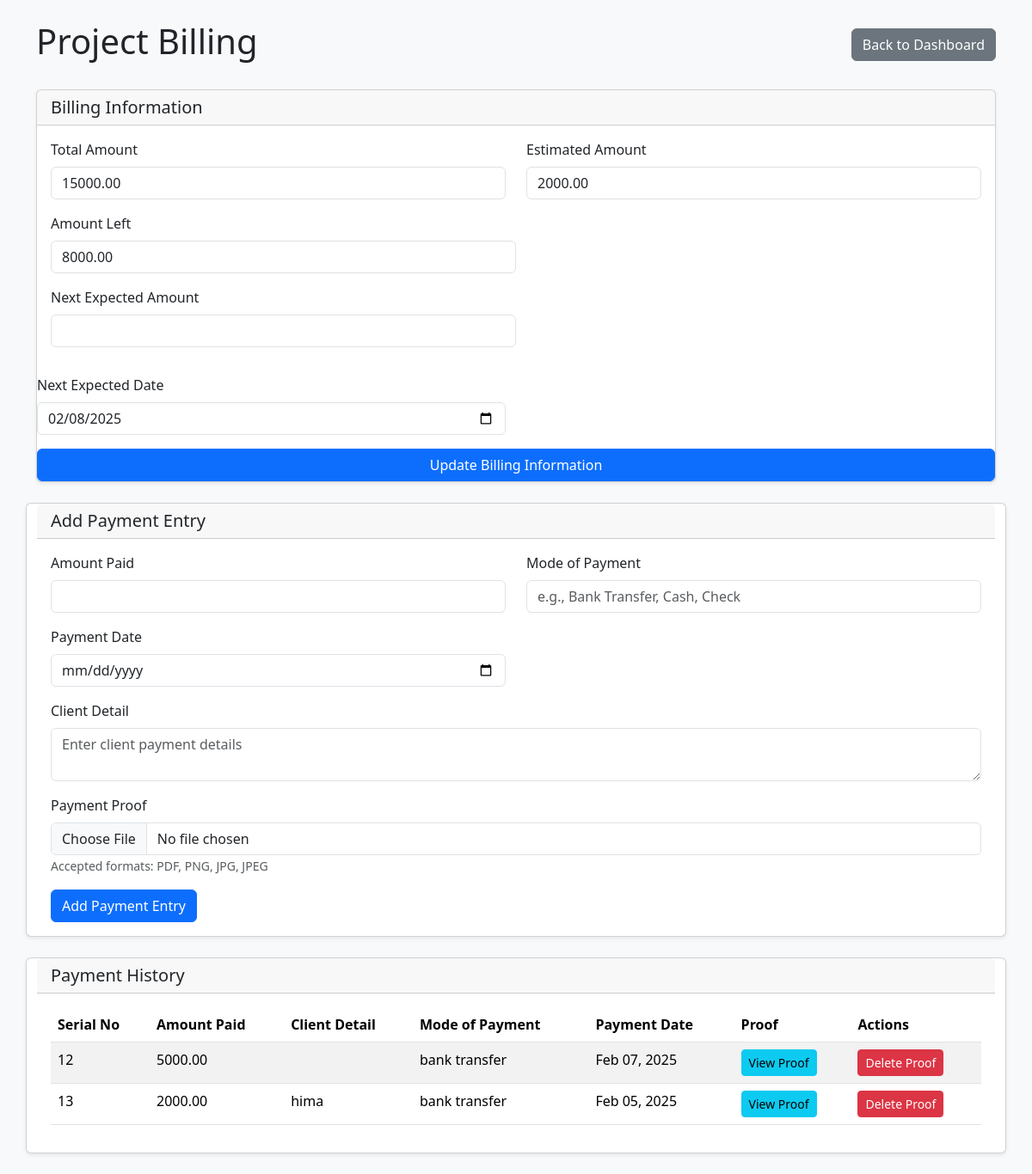
Before: /billing/45/ (signed in) with the older database file.
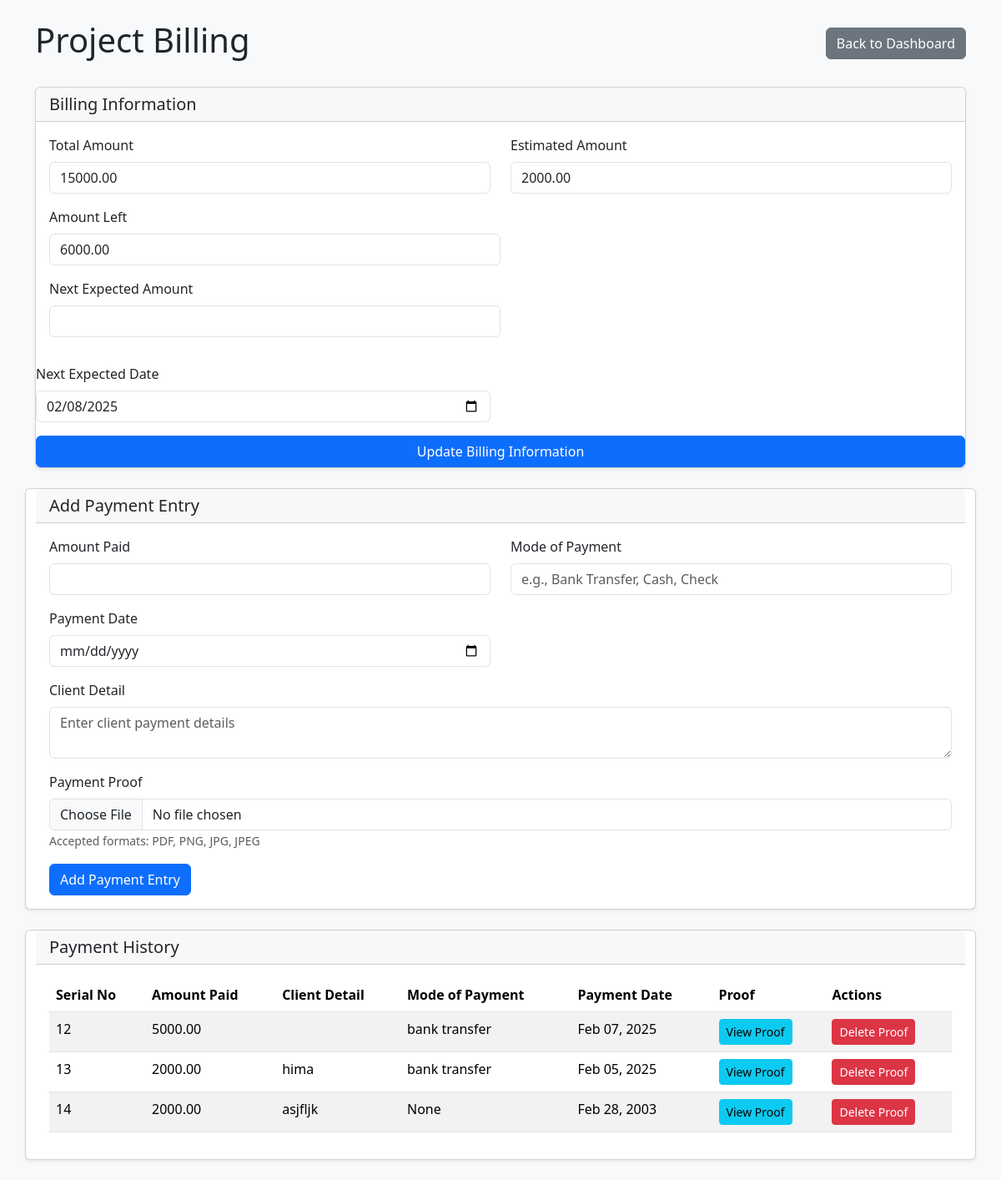
After: the same page with the newer database file.
### login/models.py (models this page shows, shortened)
class Billing(models.Model):
    project = models.OneToOneField(Project, on_delete=models.CASCADE, primary_key=True)
    total_amount = models.DecimalField(max_digits=10, decimal_places=2, null=True, blank=True)
    estimated_amount = models.DecimalField(max_digits=10, decimal_places=2, null=True, blank=True)
    amount_left = models.DecimalField(max_digits=10, decimal_places=2, null=True, blank=True)
    next_expected_amount = models.DecimalField(max_digits=10, decimal_places=2, null=True, blank=True)
    next_expected_date = models.DateField(null=True, blank=True)
    uploaded_at = models.DateTimeField(auto_now_add=True)

class PaymentEntry(models.Model):
    billing = models.ForeignKey(Billing, on_delete=models.CASCADE, related_name='payments')
    serial_no = models.AutoField(primary_key=True)
    amount_paid = models.DecimalField(max_digits=10, decimal_places=2, null=True, blank=True)
    client_detail = models.TextField(null=True, blank=True)
    mode_of_payment = models.CharField(max_length=50, null=True, blank=True)
    payment_proof = models.FileField(
        upload_to='payment_proofs/%Y/%m/%d/',
        validators=[
            FileExtensionValidator(['pdf', 'png', 'jpg', 'jpeg'])
        ],
        blank=True,
        null=True
    )
    payment_date = models.DateField(null=True, blank=True)

### login/views.py (the view, shortened to what this page needs)
# urls.py: path('billing/<str:project_id>/', views.billing_view, name='billing'),
def billing_view(request, project_id):
    if 'userid' not in request.session:
        messages.error(request, 'Please log in to access this page')
        return redirect('new_user_login')
    try:
        user = UserRegistration.objects.get(userid=request.session['userid'])
        if user.group.name == 'Managers':
            project = Project.objects.get(project_id=project_id)
        else:
            project = Project.objects.get(project_id=project_id, user=user)
        billing, created = Billing.objects.get_or_create(project=project)
        billing_form = BillingForm(instance=billing)
        payment_form = PaymentEntryForm()
        payment_entries = PaymentEntry.objects.filter(billing=billing).order_by('-payment_date')
        return render(request, 'billing.html', {
            'billing_form': billing_form,
            'payment_form': payment_form,
            'project': project,
            'payment_entries': payment_entries,
            'billing': billing,
        })
    except (UserRegistration.DoesNotExist, Project.DoesNotExist):
        messages.error(request, 'User or project not found.')
        return redirect('portal')

### login/forms.py
class BillingForm(forms.ModelForm):
    class Meta:
        model = Billing
        fields = ['total_amount', 'estimated_amount', 'next_expected_amount', 'next_expected_date']
        widgets = {
            'total_amount': forms.NumberInput(attrs={
                'class': 'form-control',
                'step': '0.01'
            }),
            'estimated_amount': forms.NumberInput(attrs={
                'class': 'form-control',
                'step': '0.01'
            }),
            'next_expected_amount': forms.NumberInput(attrs={
                'class': 'form-control',
                'step': '0.01'
            }),
            'next_expected_date': forms.DateInput(attrs={
                'class': 'form-control',
                'type': 'date'
            }),
        }

### login/templates/billing.html (shortened to what the changed rows need)
<!DOCTYPE html>
<html lang="en">
<head>
    <link href="https://cdnjs.cloudflare.com/ajax/libs/bootstrap/5.3.2/css/bootstrap.min.css" rel="stylesheet">
</head>
<body class="bg-light">
    <div class="container py-4">
        <div class="row">
            <div class="col-12">
                <div class="d-flex justify-content-between align-items-center mb-4">
                    <h1>Project Billing</h1>
                </div>
                <div class="card shadow-sm mb-4">
                    <div class="card-body">
                        <form method="post">
                            <div class="row">
                                <div class="col-md-6 mb-3">
                                    <label for="{{ billing_form.total_amount.id_for_label }}" class="form-label">Total Amount</label>
                                    {{ billing_form.total_amount }}
                                </div>
                                <div class="col-md-6 mb-3">
                                    <label for="{{ billing_form.estimated_amount.id_for_label }}" class="form-label">Estimated Amount</label>
                                    {{ billing_form.estimated_amount }}
                                </div>
                            </div>
                            <div class="col-md-6 mb-3">
                                <label class="form-label">Amount Left</label>
                                <input type="text" class="form-control" value="{{ billing.amount_left|default:0 }}" readonly>
                            </div>
                                <div class="col-md-6 mb-3">
                                    <label for="{{ billing_form.next_expected_amount.id_for_label }}" class="form-label">Next Expected Amount</label>
                                    {{ billing_form.next_expected_amount }}
                                </div>
                            </div>
                            <div class="row">
                                <div class="col-md-6 mb-3">
                                    <label for="{{ billing_form.next_expected_date.id_for_label }}" class="form-label">Next Expected Date</label>
                                    {{ billing_form.next_expected_date }}
                                </div>
                            </div>
                    </div>
                </div>
                <div class="card shadow-sm">
                    <div class="card-body">
                        <div class="table-responsive">
                            <table class="table table-striped">
                                <thead>
                                    <tr>
                                        <th>Serial No</th>
                                        <th>Amount Paid</th>
                                        <th>Client Detail</th>
                                        <th>Mode of Payment</th>
                                        <th>Payment Date</th>
                                        <th>Proof</th>
                                        <th>Actions</th>
                                    </tr>
                                </thead>
                                <tbody>
                                    {% for entry in payment_entries %}
                                    <tr>
                                        <td>{{ entry.serial_no }}</td>
                                        <td>{{ entry.amount_paid }}</td>
                                        <td>{{ entry.client_detail }}</td>
                                        <td>{{ entry.mode_of_payment }}</td>
                                        <td>{{ entry.payment_date|date:"M d, Y" }}</td>
                                        <td>
                                            {% if entry.payment_proof %}
                                                <a href="{{ entry.payment_proof.url }}" target="_blank" class="btn btn-sm btn-info">View Proof</a>
                                            {% else %}
                                                <span class="text-muted">No proof attached</span>
                                            {% endif %}
                                        </td>
                                        <td>
                                            {% if entry.payment_proof %}
                                                <form method="post" class="d-inline">
                                                    <button type="submit" class="btn btn-danger btn-sm"
                                                            onclick="return confirm('Are you sure you want to delete this payment proof?')">
                                                        Delete Proof
                                                    </button>
                                                </form>
                                            {% endif %}
                                        </td>
                                    </tr>
                                    {% empty %}
                                    <tr>
                                        <td colspan="7" class="text-center">No payment entries yet</td>
                                    </tr>
                                    {% endfor %}
                                </tbody>
                            </table>
                        </div>
                    </div>
                </div>
            </div>
        </div>
</body>
</html>

Changed rows visible on the page:
changed Billing: amount_left "8000.00" → "6000.00"
added PaymentEntry: serial_no "14", amount_paid "2000.00", client_detail "asjfljk", mode_of_payment "None", payment_date "Feb 28, 2003"
